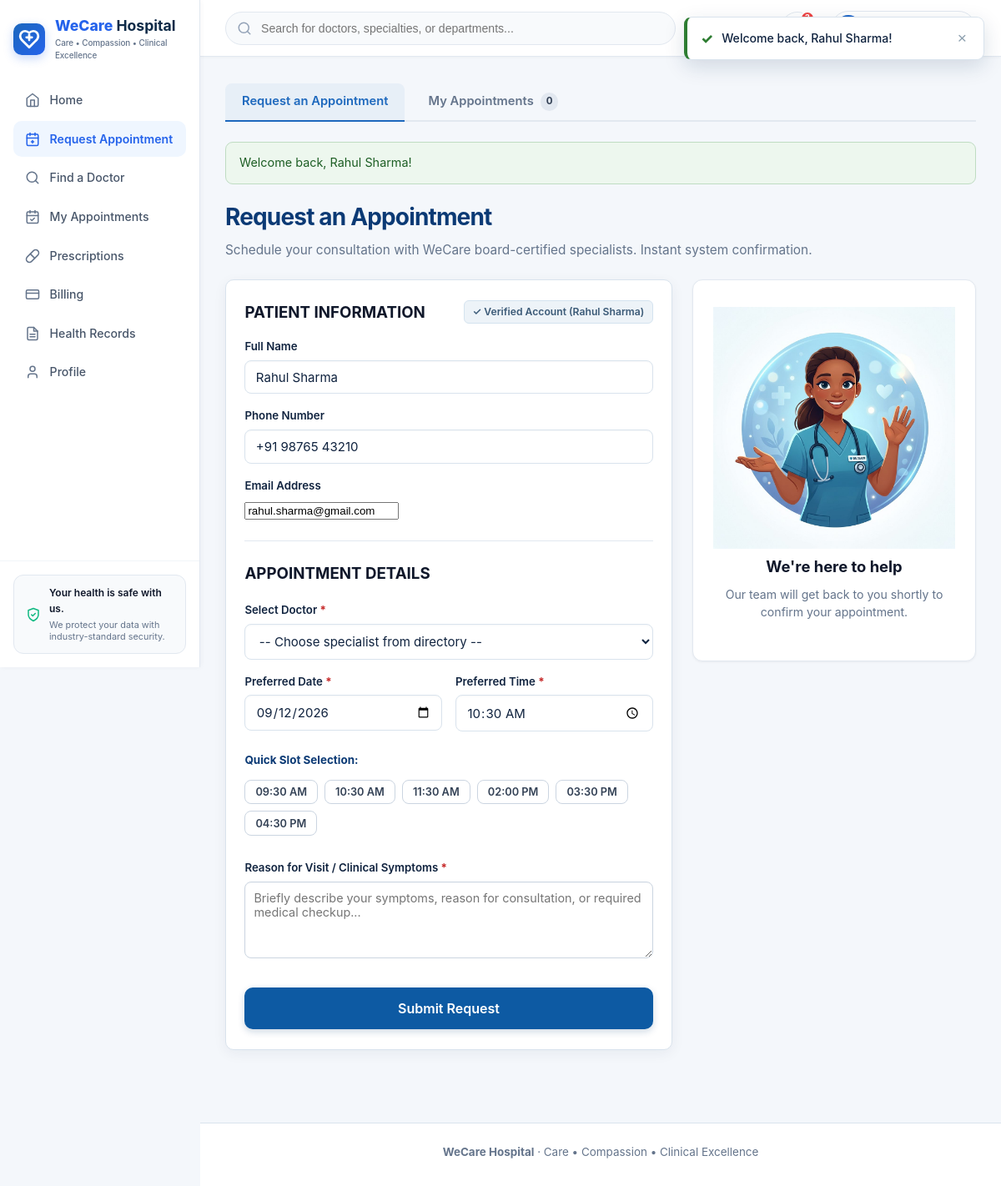
The page /appointments.php (signed in) on the database its author committed.
### tables this page shows
CREATE TABLE IF NOT EXISTS `patients` (
    id INT AUTO_INCREMENT PRIMARY KEY,
    patient_name VARCHAR(100) NOT NULL,
    age INT NOT NULL,
    gender VARCHAR(20) NOT NULL,
    phone VARCHAR(20) NOT NULL,
    address TEXT NOT NULL,
    email VARCHAR(100) UNIQUE NULL,
    password VARCHAR(255) NULL,
    blood_group VARCHAR(10) DEFAULT 'O+',
    allergies VARCHAR(255) DEFAULT 'No known drug allergies (NKDA)',
    chronic_conditions VARCHAR(255) DEFAULT 'None reported',
    emergency_name VARCHAR(100) DEFAULT 'Emergency Contact',
    emergency_phone VARCHAR(20) DEFAULT '+91 98765 43210',
    emergency_relation VARCHAR(50) DEFAULT 'Family / Guardian',
    created_at DATETIME DEFAULT CURRENT_TIMESTAMP
);

### auth.php (called while the page is built, shortened)
<?php
function isLoggedIn(): bool {
    return !empty($_SESSION['patient_id']) && (int) $_SESSION['patient_id'] > 0;
}
function getCurrentPatient($conn, bool $forceRefresh = false): ?array {
    static $cachedPatient = null;
    static $cachedId = null;
    $patientId = (int) $_SESSION['patient_id'];
    if (!$forceRefresh && $cachedId === $patientId && $cachedPatient !== null) {
        return $cachedPatient;
    }
    $stmt = $conn->prepare('SELECT id, patient_name, age, gender, phone, address, email, created_at, blood_group, allergies, chronic_conditions, emergency_name, emergency_phone, emergency_relation FROM patients WHERE id = ?');
    $stmt->bind_param('i', $patientId);
    $stmt->execute();
    $result = $stmt->get_result();
    $patient = $result ? $result->fetch_assoc() : null;
    $cachedPatient = $patient ?: null;
    $cachedId = $patientId;
    return $cachedPatient;
}

### appointments.php (the view, shortened to what this page needs)
<?php
require_once __DIR__ . '/db.php';
require_once __DIR__ . '/auth.php';
$loggedPatient = getCurrentPatient($conn);
$today = date('Y-m-d');
$preselectedDate = trim($_GET['date'] ?? $today);
$message = '';
$messageType = '';
$viewMode = trim($_GET['view'] ?? '');
if (!empty($_SESSION['flash_message'])) {
    $message = $_SESSION['flash_message'];
    $messageType = $_SESSION['flash_type'] ?? 'info';
}
$upcomingAppointments = [];
$pastAppointments = [];
$activeTab = ($viewMode === 'my_appointments') ? 'my_appointments' : 'booking';
?>
<!DOCTYPE html>
<html lang="en">
<head>
    <link rel="stylesheet" href="style.css?v=<?php echo urlencode((string) filemtime(__DIR__ . '/style.css')); ?>">
</head>
<body class="wecare-body">
    <?php include __DIR__ . '/nav.php'; ?>
    <main class="wecare-main">
        <div class="appt-tabs-bar">
            <a href="appointments.php" class="appt-tab-btn <?php echo $activeTab === 'booking' ? 'active' : ''; ?>">
                <span>Request an Appointment</span>
            </a>
            <a href="appointments.php?view=my_appointments" class="appt-tab-btn <?php echo $activeTab === 'my_appointments' ? 'active' : ''; ?>">
                <span>My Appointments</span>
                <?php if ($loggedIn): ?>
                    <span class="appt-tab-badge"><?php echo count($upcomingAppointments) + count($pastAppointments); ?></span>
                <?php endif; ?>
            </a>
        </div>
        <?php if ($message !== ''): ?>
            <div class="alert alert-<?php echo $messageType === 'success' ? 'success' : 'error'; ?>">
                <?php echo htmlspecialchars($message); ?>
            </div>
        <?php endif; ?>
        <?php if ($activeTab === 'booking'): ?>
            <div class="page-head">
                <h1 class="page-title">Request an Appointment</h1>
                <p class="page-sub">Schedule your consultation with WeCare board-certified specialists. Instant system confirmation.</p>
            </div>
            <div class="booking-split-container">
                <div class="panel booking-main-card">
                    <form method="post" action="appointments.php" id="appointment-form">
                        <div class="form-section-block">
                            <div class="form-section-header-flex" style="display: flex; justify-content: space-between; align-items: center; margin-bottom: 1rem;">
                                <h3 class="form-section-heading" style="margin: 0;">PATIENT INFORMATION</h3>
                                <?php if ($loggedIn): ?>
                                    <span class="badge badge-completed" style="font-size: 0.76rem;">✓ Verified Account (<?php echo htmlspecialchars($loggedPatient['patient_name']); ?>)</span>
                                <?php else: ?>
                                    <a href="login.php?redirect=appointments.php" class="text-accent-blue" style="font-size: 0.82rem; font-weight: 600; text-decoration: none;">Already registered? Sign in →</a>
                                <?php endif; ?>
                            </div>
                            <?php if ($loggedIn): ?>
                                <div class="form-grid three">
                                    <div>
                                        <label for="p_name">Full Name</label>
                                        <input type="text" id="p_name" value="<?php echo htmlspecialchars($loggedPatient['patient_name']); ?>" readonly class="input-readonly">
                                    </div>
                                    <div>
                                        <label for="p_phone">Phone Number</label>
                                        <input type="text" id="p_phone" value="<?php echo htmlspecialchars($loggedPatient['phone']); ?>" readonly class="input-readonly">
                                    </div>
                                    <div>
                                        <label for="p_email">Email Address</label>
                                        <input type="email" id="p_email" value="<?php echo htmlspecialchars($loggedPatient['email'] ?: 'patient@wecare.com'); ?>" readonly class="input-readonly">
                                    </div>
                                </div>
                            <?php endif; ?>
                        </div>
                        <hr class="form-divider" style="margin: 1.5rem 0; border: none; border-top: 1px solid #e2e8f0;">
                        <div class="form-section-block">
                            <h3 class="form-section-heading">APPOINTMENT DETAILS</h3>
                            <div class="form-grid two">
                                <div style="grid-column: 1 / -1;">
                                    <label for="doctor_id">Select Doctor <span class="req">*</span></label>
                                    <select id="doctor_id" name="doctor_id" required>
                                        <option value="">-- Choose specialist from directory --</option>
                                    </select>
                                </div>
                                <div>
                                    <label for="appointment_date">Preferred Date <span class="req">*</span></label>
                                    <input type="date" id="appointment_date" name="appointment_date" value="<?php echo htmlspecialchars($preselectedDate); ?>" min="<?php echo htmlspecialchars($today); ?>" required>
                                </div>
                                <div>
                                    <label for="appointment_time">Preferred Time <span class="req">*</span></label>
                                    <input type="time" id="appointment_time" name="appointment_time" value="10:30" required>
                                </div>
                                <div style="grid-column: 1 / -1; margin-top: 0.5rem;">
                                    <label class="slots-section-label">Quick Slot Selection:</label>
                                    <div class="slots-chips-grid" style="display: flex; gap: 8px; flex-wrap: wrap; margin-top: 6px;">
                                        <button type="button" class="slot-chip" data-time="09:30">09:30 AM</button>
                                        <button type="button" class="slot-chip active" data-time="10:30">10:30 AM</button>
                                        <button type="button" class="slot-chip" data-time="11:30">11:30 AM</button>
                                        <button type="button" class="slot-chip" data-time="14:00">02:00 PM</button>
                                        <button type="button" class="slot-chip" data-time="15:30">03:30 PM</button>
                                        <button type="button" class="slot-chip" data-time="16:30">04:30 PM</button>
                                    </div>
                                </div>
                                <div style="grid-column: 1 / -1; margin-top: 0.75rem;">
                                    <label for="notes">Reason for Visit / Clinical Symptoms <span class="req">*</span></label>
                                    <textarea id="notes" name="notes" rows="3" placeholder="Briefly describe your symptoms, reason for consultation, or required medical checkup..." required style="width: 100%; border-radius: 8px; border: 1px solid #cbd5e1; padding: 10px; font-family: inherit; font-size: 0.9rem; box-sizing: border-box;"></textarea>
                                </div>
                            </div>
                        </div>
                        <div class="form-actions" style="margin-top: 1.75rem;">
                            <button type="submit" class="btn btn-primary-highlight btn-full-submit" style="width: 100%; padding: 0.85rem; font-size: 1rem; font-weight: 600; border-radius: 10px;">
                                Submit Request
                            </button>
                        </div>
                    </form>
                </div>
                <aside class="appointment-help-card panel">
                    <div class="help-graphic-wrap">
                        <img src="images/appointment_help_doctor.jpg" alt="WeCare Appointment Support" class="help-doctor-avatar-img" width="1024" height="1024" loading="lazy" decoding="async">
                    </div>
                    <div class="help-card-content">
                        <h3>We're here to help</h3>
                        <p>Our team will get back to you shortly to confirm your appointment.</p>
                    </div>
                </aside>
            </div>
        <?php endif; ?>
    </main>
    <footer class="site-footer">
        <div class="footer-inner">
            <p><strong>WeCare Hospital</strong> · Care • Compassion • Clinical Excellence</p>
        </div>
    </footer>
</body>
</html>

### rows shown on the page
patients: patient_name "Rahul Sharma", phone "+91 98765 43210", email "rahul.sharma@gmail.com"

### other values the page prints
count($upcomingAppointments) + count($pastAppointments) "0"
$message "Welcome back, Rahul Sharma!"
